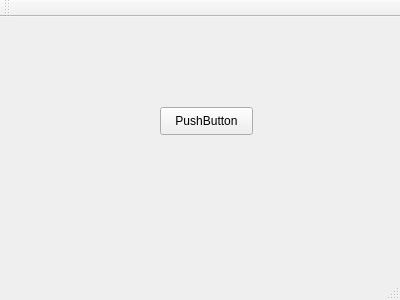
<?xml version="1.0" encoding="UTF-8"?>
<ui version="4.0">
 <class>MainWindow</class>
 <widget class="QMainWindow" name="MainWindow">
  <property name="geometry">
   <rect>
    <x>0</x>
    <y>0</y>
    <width>400</width>
    <height>300</height>
   </rect>
  </property>
  <property name="windowTitle">
   <string>MainWindow</string>
  </property>
  <widget class="QWidget" name="centralWidget">
   <widget class="QPushButton" name="pushButton">
    <property name="geometry">
     <rect>
      <x>160</x>
      <y>90</y>
      <width>93</width>
      <height>28</height>
     </rect>
    </property>
    <property name="text">
     <string>PushButton</string>
    </property>
   </widget>
  </widget>
  <widget class="QMenuBar" name="menuBar">
   <property name="geometry">
    <rect>
     <x>0</x>
     <y>0</y>
     <width>400</width>
     <height>26</height>
    </rect>
   </property>
  </widget>
  <widget class="QToolBar" name="mainToolBar">
   <attribute name="toolBarArea">
    <enum>TopToolBarArea</enum>
   </attribute>
   <attribute name="toolBarBreak">
    <bool>false</bool>
   </attribute>
  </widget>
  <widget class="QStatusBar" name="statusBar"/>
 </widget>
 <layoutdefault spacing="6" margin="11"/>
 <resources/>
 <connections/>
</ui>
